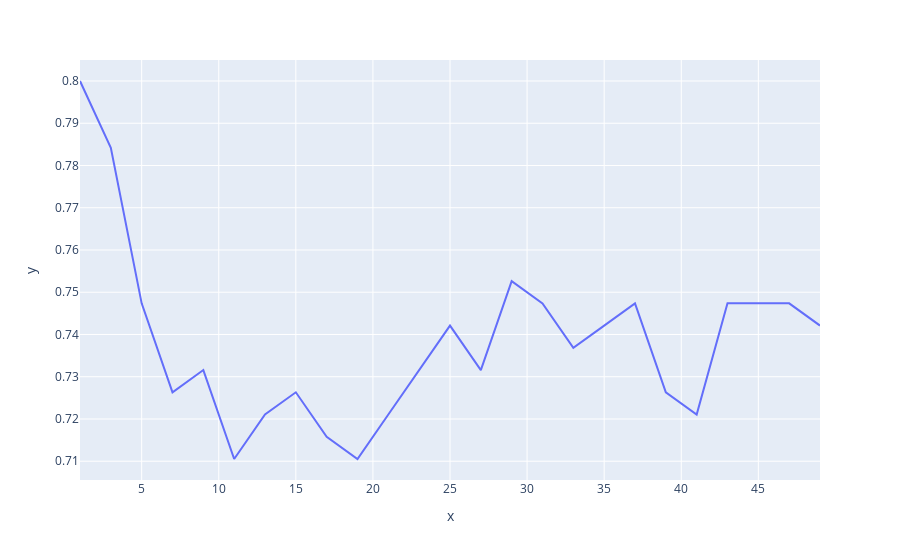

Notebook source saved alongside this figure:
### Code cell
px.line(x=k_values, y=accuracy_values)

### Figure 1 — Plotly figure (JSON) as saved in the notebook; plotly's stock layout.template omitted (floating-point values rounded to 4 significant figures)
{"data": [{"hovertemplate": "x=%{x}<br>y=%{y}<extra></extra>", "legendgroup": "", "line": {"color": "#636efa", "dash": "solid"}, "marker": {"symbol": "circle"}, "mode": "lines", "name": "", "orientation": "v", "showlegend": false, "type": "scatter", "x": [1, 3, 5, 7, 9, 11, 13, 15, 17, 19, 21, 23, 25, 27, 29, 31, 33, 35, 37, 39, 41, 43, 45, 47, 49], "xaxis": "x", "y": [0.8, 0.7842, 0.7474, 0.7263, 0.7316, 0.7105, 0.7211, 0.7263, 0.7158, 0.7105, 0.7211, 0.7316, 0.7421, 0.7316, 0.7526, 0.7474, 0.7368, 0.7421, 0.7474, 0.7263, 0.7211, 0.7474, 0.7474, 0.7474, 0.7421], "yaxis": "y"}], "layout": {"legend": {"tracegroupgap": 0}, "margin": {"t": 60}, "xaxis": {"anchor": "y", "domain": [0, 1], "title": {"text": "x"}}, "yaxis": {"anchor": "x", "domain": [0, 1], "title": {"text": "y"}}}}
